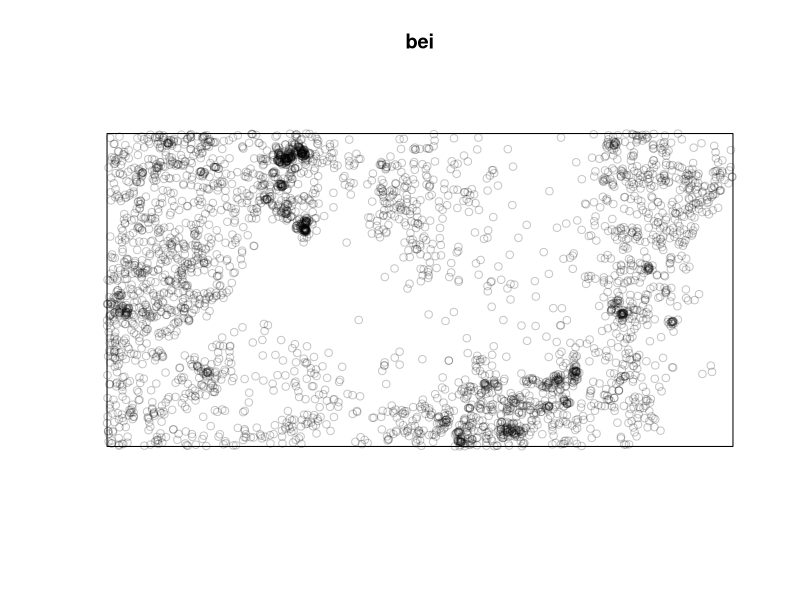
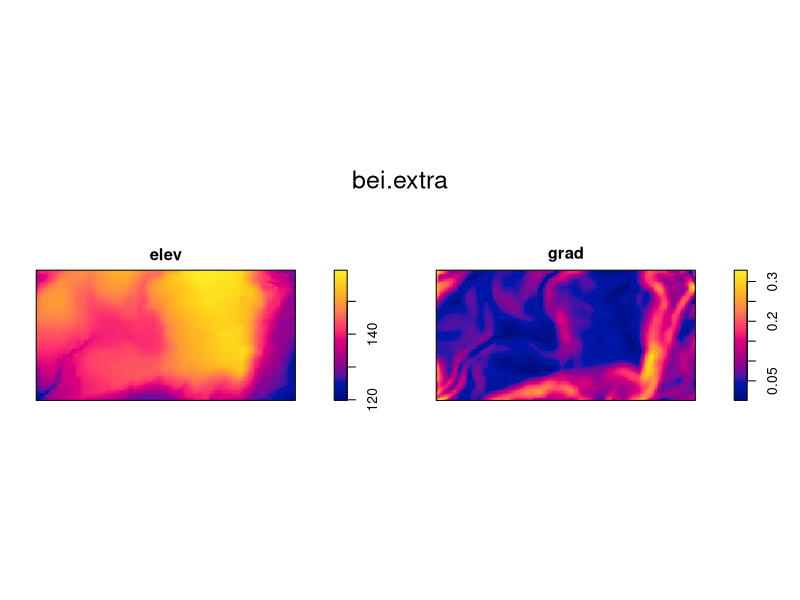
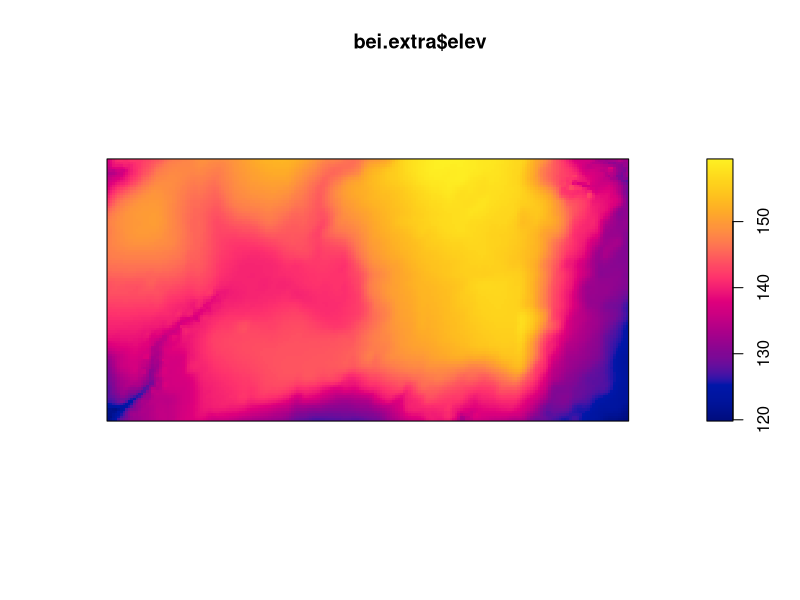
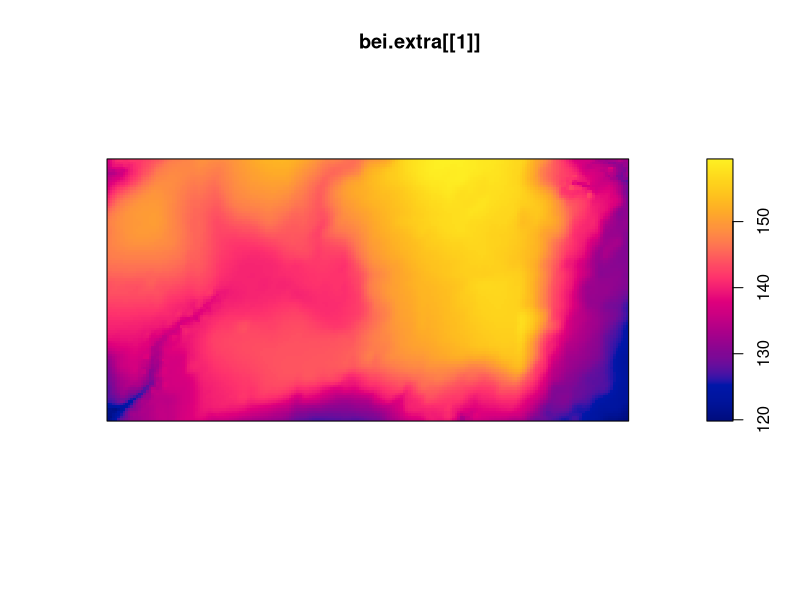
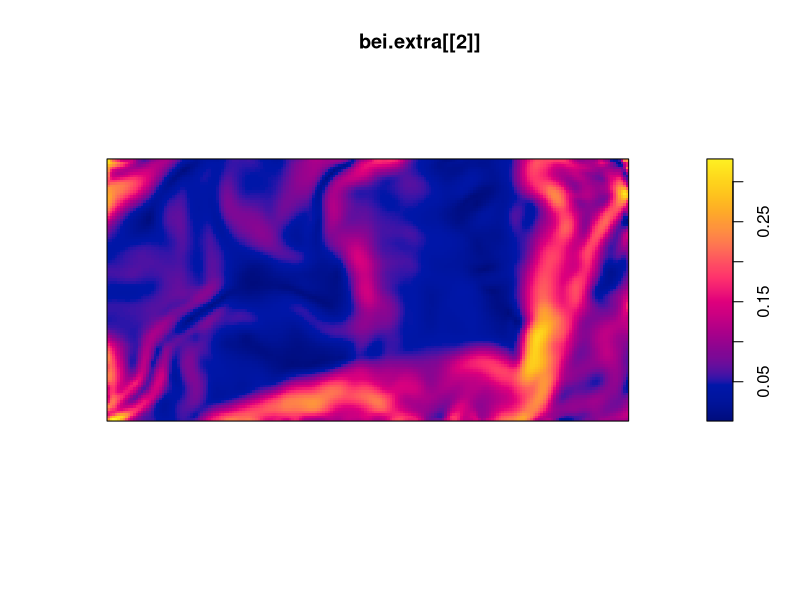
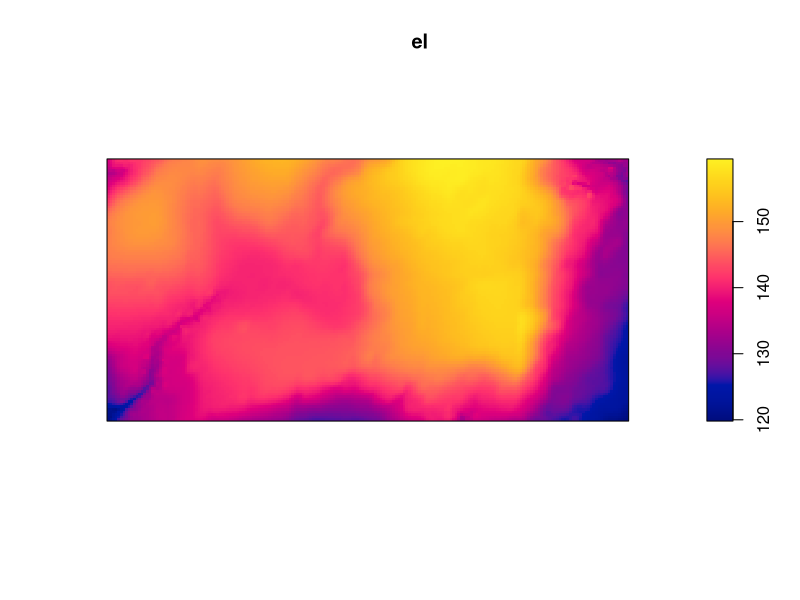
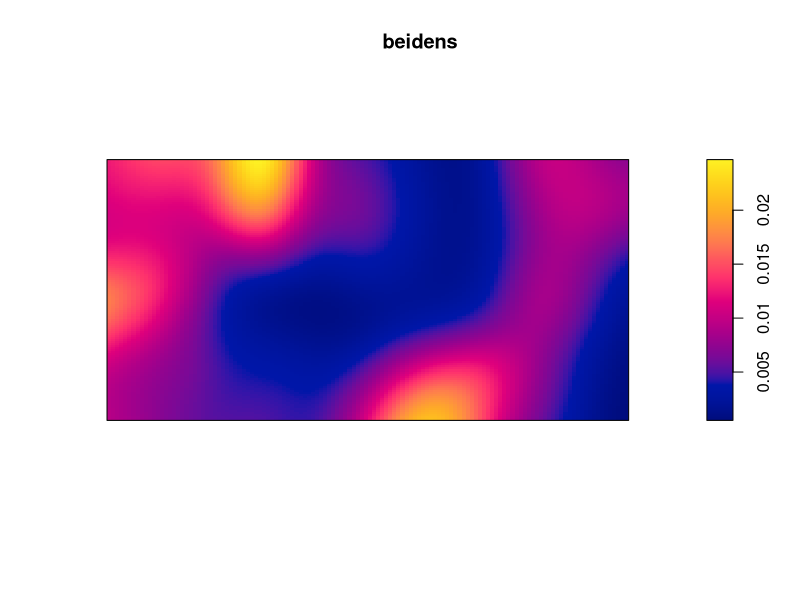
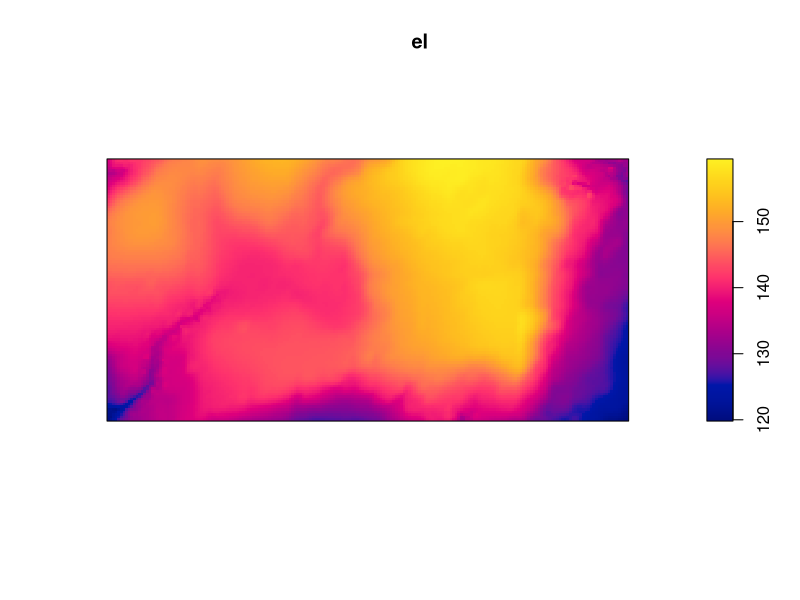

Write R code to recreate these figures, in order.
install.packages("spatstat")
library(spatstat)
plot(bei)
plot(bei.extra)
#how to plot only the elevation
plot(bei.extra$elev)
#there is another method in which we subset the dataset putting the number of the variable
plot(bei.extra[[1]])
plot(bei.extra[[2]])
el<- bei.extra[[1]]
plot(el)
#how to produce a density map: we are transforming (points) vectors into (map) rasters
?density
density(bei)
beidens<-density(bei)
plot(beidens)
plot(el)
#el is basically the opposite of the density, so at higher elevations we have lower amounts of trees
plot(beidens)
points(bei, cex=.2)

#14/10
library(spatstat)
plot(bei)
dmap<-density(bei)
plot(dmap)
points(bei)
plot(dmap)
points(bei, cex=0.5)
points(bei, cex=0.2)
bei.extra
plot(bei.extra)

#plotting together the density map and the elevation
el<- bei.extra[[1]] #it is the elevation contained in the data set, we used two square brackets bc we are dealing with raster data, we could also do this with the dollar 
plot(el)

#one object is dmap and the other is el, so the question is how to plot dmap beside el?
par(mfrow=c(1,2)) #we are creating a multiframe: we are putting in the same graph several plots, following a certain scheme. Now we are plotting in one single row and two columns. At the moment nothing happens, we created a virtual space
plot(dmap)
plot(el)

#plot dmap on top of el (instead of one beside the other)
par(mfrow=c(2,1))
plot(dmap)
plot(el)
#the problem here is Rstudio if the graphs are really tiny bc it uses the resolution of the computer, using R is better

#introducing a new function that closes any graphical device
dev.off()

#changing the colors of the map (there are many possibilities, now we introduce one)
cl <- colorRampPalette(c("green", "red","blue")) #the function extends a color palette in a color ramp (remember that R is case sensitive)
plot(dmap, col=cl) #this palette and the rinbowcol palette should be avoided bc they cannot be seen by color blind people

cl <- colorRampPalette(c("green", "red","blue"))(100) #selecting the number of intermediate colors from a color to another
plot(dmap, col=cl)

#in the site R charts we can search r colors, where we can see all the colors in R:
#https://r-charts.com/colors/
cl2<- colorRampPalette(c("darkseagreen","hotpink","mediumpurple"))
plot(dmap, col=cl2)

#plot the dmap with two different colors ramps, one on top of the other
par(mfrow=c(2,1))
plot(dmap, col=cl)
plot(dmap, col=cl2)
